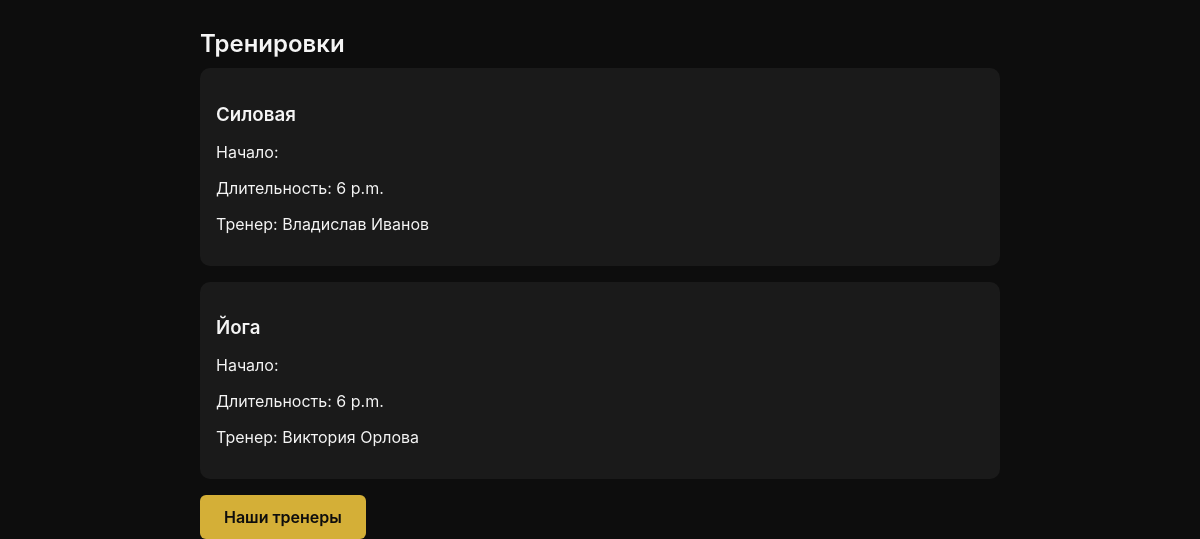
The page /gyms/gyms/1/ (lower part) on the database as committed earlier.
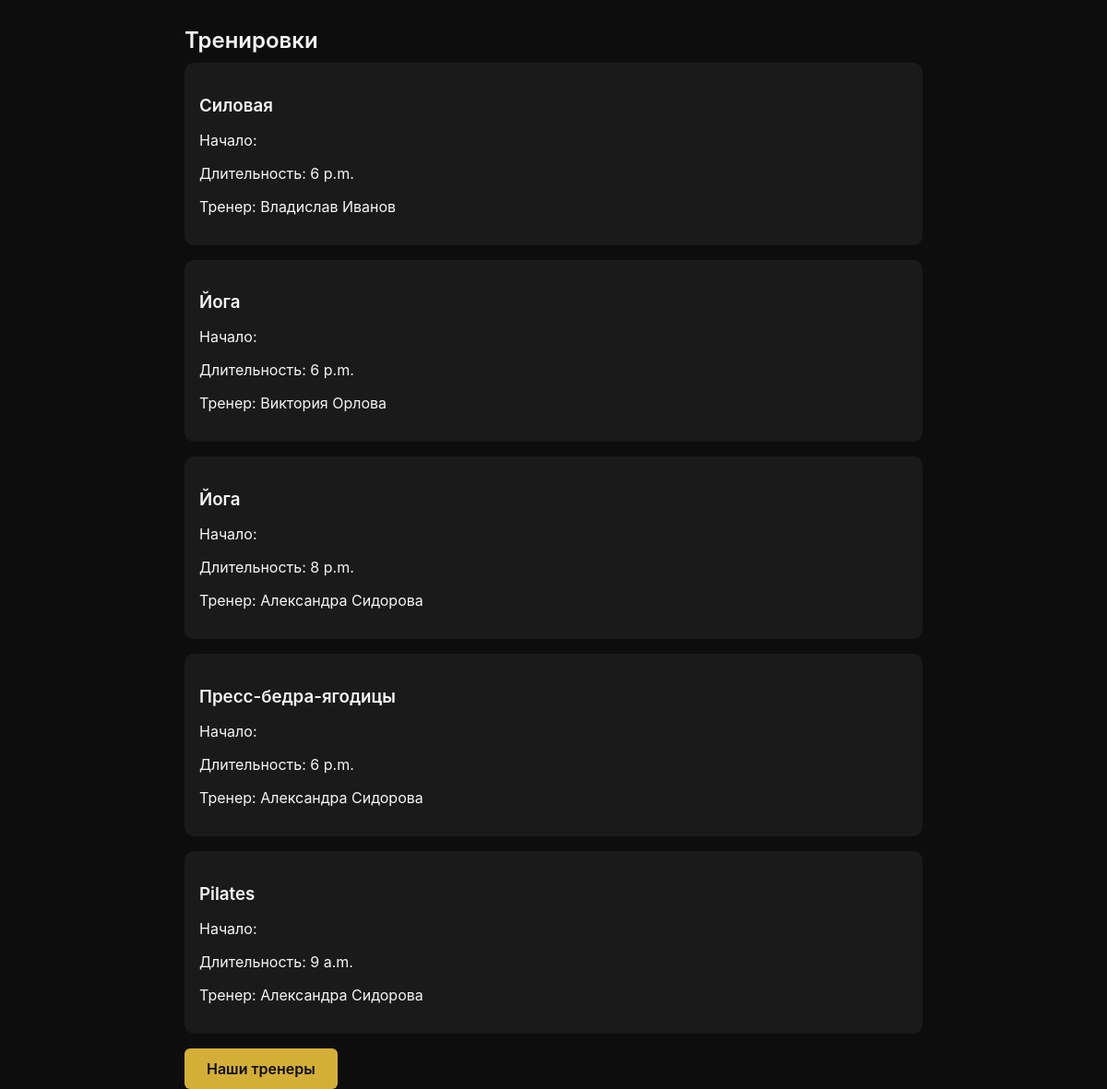
The same page on the database as committed later.
### training/models.py (models this page shows, shortened)
class Training(models.Model):
    gym = models.ForeignKey(Gym, on_delete=models.CASCADE, related_name='trainings', verbose_name='Зал')
    name = models.CharField(max_length=100, null=True, blank=True, verbose_name='Название тренировки')
    instructor = models.ForeignKey(Instructor, on_delete=models.SET_NULL,
                                   null=True, blank=True, related_name='trainings', verbose_name='Инструктор')
    date = models.DateField(verbose_name='Дата тренировки')
    training_time = models.TimeField(verbose_name='Время тренировки')
    duration = models.PositiveIntegerField(default=60, verbose_name='Длительность (мин)')
    max_participants = models.PositiveIntegerField(default=10, verbose_name='Количество мест')
    start_of_recording = models.TimeField(verbose_name='Начало записи') # todo datetime field
    activation = models.BooleanField(default=True, verbose_name='Активна')
    class Meta:
        verbose_name = "Тренировка"
        verbose_name_plural = "Тренировки"

### instructor/models.py (models this page shows, shortened)
class Instructor(models.Model):
    gym = models.ForeignKey(Gym, on_delete=models.CASCADE, related_name='instructors', verbose_name='Название зала')
    first_name = models.CharField(max_length=100, verbose_name="Имя")
    last_name = models.CharField(max_length=100, verbose_name="Фамилия")
    experience = models.PositiveIntegerField(verbose_name="Опыт (лет)", default=1)
    photo = models.ImageField(
        upload_to='instructors/',
        null=True,
        blank=True,
        verbose_name='Фото инструктора'
    )
    @property
    def full_name(self):
        return f"{self.first_name} {self.last_name}"
    class Meta:
        verbose_name = "Инструктор"
        verbose_name_plural = "Инструкторы"

### gym/views.py (the view)
# urls.py: path('gyms/<int:pk>/', GymDetailHTMLView.as_view(), name='gym_detail')
class GymDetailHTMLView(APIView):
    renderer_classes = [TemplateHTMLRenderer]
    template_name = 'gym_detail.html'
    def get(self, request, pk, *args, **kwargs):
        gym = Gym.objects.get(pk=pk)
        trainings = gym.trainings.all()
        instructors = gym.instructors.all()
        return Response({
            'gym': gym,
            'trainings': trainings,
            'instructors': instructors,
        })

### gym/templates/gym_detail.html (shortened to what this page needs)
{% extends 'base.html' %}
{% block content %}
<section class="gym-detail">
  <h2>Тренировки</h2>
  <div class="trainings-list">
    {% for t in trainings %}
    <div class="training-card">
      <h3>{{ t.name }}</h3>
      <p>Начало: {{ t.start_time }}</p>
      <p>Длительность: {{ t.training_time }}</p>
      <p>Тренер: {{ t.instructor.full_name }}</p>
    </div>
    {% endfor %}
  </div>
  <a href="{% url 'instructors_list' %}" class="btn btn-secondary">Наши тренеры</a>
</section>
{% endblock %}

Rows that differ between the two databases and show on the page:
added Training: name "Йога", training_time "8 p.m.", instructor.full_name "Александра Сидорова"
added Training: name "Пресс-бедра-ягодицы", training_time "6 p.m.", instructor.full_name "Александра Сидорова"
added Training: name "Pilates", training_time "9 a.m.", instructor.full_name "Александра Сидорова"
